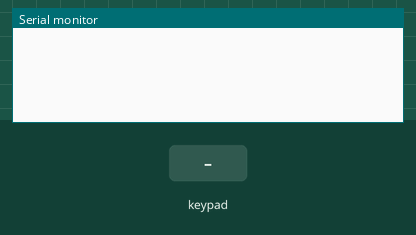
Recording of a sketch running on a simulated Arduino Uno, built with avr-gcc and run on an emulated ATmega328P. On the bench: the last lines printed to the serial monitor. The inputs (shaded band) are chosen by the test bench.

Above: at 1.2 s.
1.3 s: key '1' pressed
At 2.5 s:
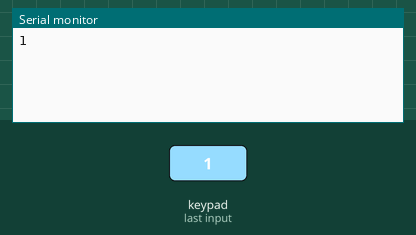
2.8 s: keypad keys 8 2 3 4 # pressed 0.4 s apart
At 5.1 s:
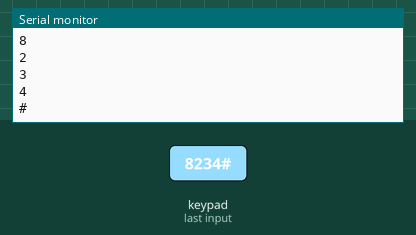
6.3 s: key '*' pressed
At 7.5 s:
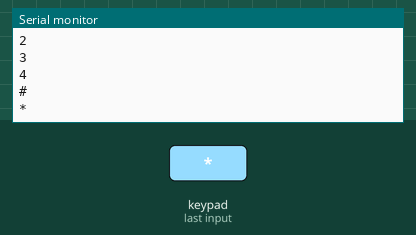
7.8 s: keypad keys 5 6 7 pressed 0.4 s apart
At 9.4 s:
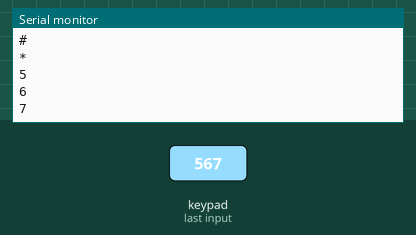
Timing chart, 0 to 10.9 s (numbered marks = the images above; inputs shaded):
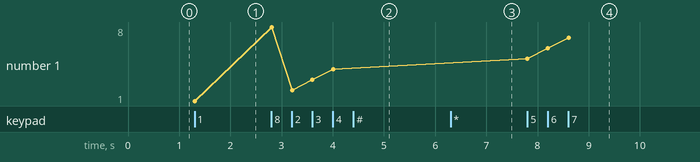

Measured:
- after the input at 1.3 s, the serial monitor: prints a new line at once (image 1)
- after the input at 2.8 s, the serial monitor: prints a new line at once (image 2)
- after the input at 6.3 s, the serial monitor: prints a new line at once (image 3)
- after the input at 7.8 s, the serial monitor: prints a new line at once (image 4)
- plotted number 1: 1 → 4 after the input at 2.8 s, 4 → 7 after the input at 7.8 s

The sketch:

KeyPad_v1.0.ino
```cpp
#include <Keypad.h>

const byte rowsCount = 4;
const byte columsCount = 4;

char keys[rowsCount][columsCount] = {
   { '1','2','3'},
   { '4','5','6'},
   { '7','8','9'},
   { '#','0','*'}
};

const byte rowPins[rowsCount] = { 8, 2, 3, 4 };
const byte columnPins[columsCount] = { 5, 6, 7};

Keypad keypad = Keypad(makeKeymap(keys), rowPins, columnPins, rowsCount, columsCount);

void setup() {
   Serial.begin(9600);
}

void loop() {
   char key = keypad.getKey();

   if (key) {
      Serial.println(key);
   }
}
```
